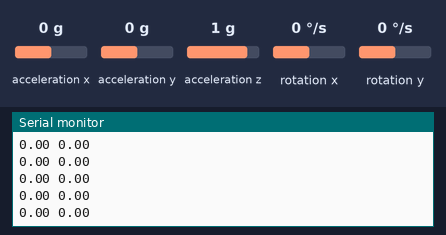
Simulated run of this sketch. Board: Arduino Uno, built with avr-gcc and run on an emulated ATmega328P. On the bench: the last lines printed to the serial monitor. Wiring (inferred from the names in the program): MPU-6050 motion sensor at I2C address 0x68. The test bench sets the inputs (shaded band); at power-on: acceleration x 0 g, acceleration y 0 g, acceleration z 1 g, rotation x 0 °/s, rotation y 0 °/s.

Above: at 3.1 s.
3.2 s: acceleration x set to 0.8 g
At 3.8 s:
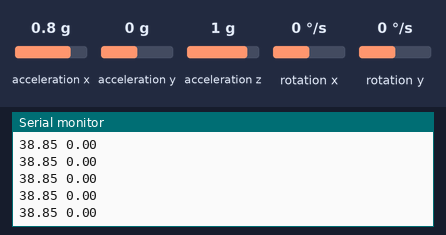
6.2 s: acceleration y set to -1.4 g
At 7.1 s:
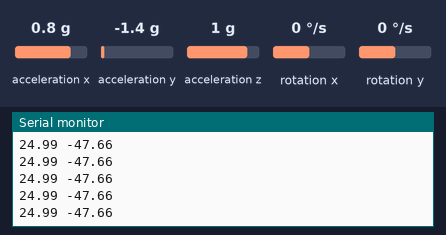
9.2 s: acceleration z set to -1.4 g
At 10.0 s:
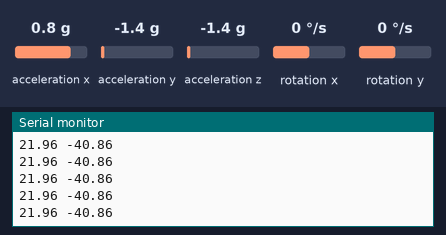
10.7 s: rotation x set to -192 °/s
At 11.2 s:
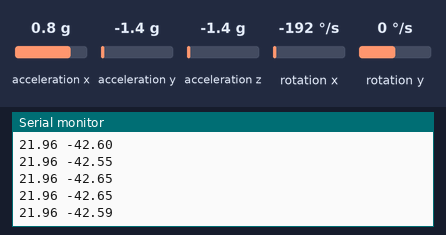
12.2 s: rotation y set to -192 °/s
At 12.9 s:
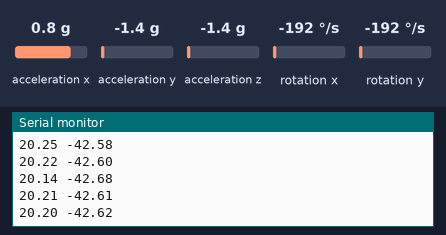
Timing chart, 0 to 14.7 s (numbered marks = the images above; inputs shaded):
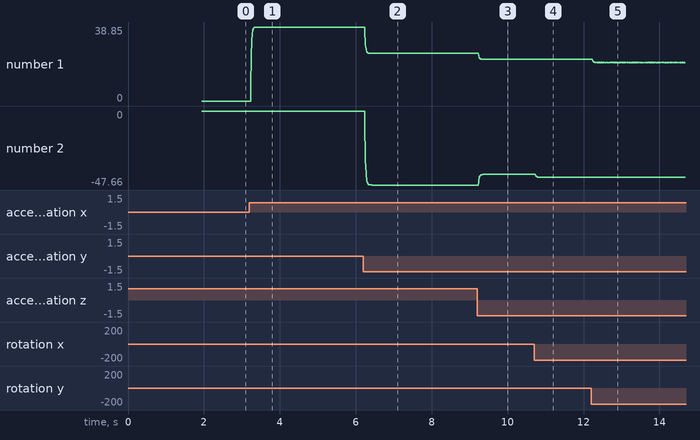

The sketch:

mpu6050.ino
```cpp
#include "libraries/mpu6050_functions.h"

//double gyroXCall, gyroYCall, gyroZCall, accXCall, accYCall, accZCall;
//double gyroX, gyroY, gyroZ, accX, accY, accZ;
//double accPitch, accRoll, gyroPitch, gyroRoll;
double pitch, roll, yaw;
double currentTime, previousTime, elapsedTime;

void setup(){
   Serial.begin(19200);
   MPU6050_setup();
   MPU6050_calibrate();
}

void loop(){
   currentTime = millis();
   elapsedTime = (currentTime - previousTime) / 1000.0;

   getIMUData();
   applyComplementaryFilter();
   Serial.print(pitch); Serial.print(" ");
   Serial.print(roll); Serial.print(" ");
   Serial.println("");

   previousTime = currentTime;
}
```

Measured:
- after the input at 3.2 s, the serial monitor: prints a new line at once (image 1)
- after the input at 6.2 s, the serial monitor: prints a new line at once (image 2)
- after the input at 9.2 s, the serial monitor: prints a new line at once (image 3)
- after the input at 10.7 s, the serial monitor: prints a new line at once (image 4)
- after the input at 12.2 s, the serial monitor: prints a new line at once (image 5)
- plotted number 1: 0 → 38.85 after the input at 3.2 s, 38.85 → 24.99 after the input at 6.2 s, 24.99 → 21.96 after the input at 9.2 s, 21.96 → 20.2 after the input at 12.2 s
- plotted number 2: 0 → -47.66 after the input at 6.2 s, -47.66 → -40.86 after the input at 9.2 s, -40.86 → -42.66 after the input at 10.7 s
